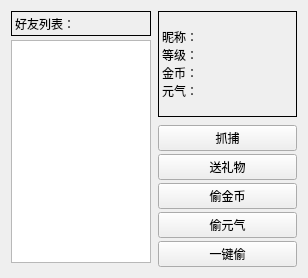
<?xml version="1.0" encoding="UTF-8"?>
<ui version="4.0">
 <class>friend_2</class>
 <widget class="QWidget" name="friend_2">
  <property name="geometry">
   <rect>
    <x>0</x>
    <y>0</y>
    <width>308</width>
    <height>278</height>
   </rect>
  </property>
  <property name="minimumSize">
   <size>
    <width>0</width>
    <height>256</height>
   </size>
  </property>
  <property name="maximumSize">
   <size>
    <width>320</width>
    <height>290</height>
   </size>
  </property>
  <property name="windowTitle">
   <string>好友互动</string>
  </property>
  <layout class="QGridLayout" name="gridLayout" rowstretch="1,9,0" columnstretch="1,1">
   <property name="horizontalSpacing">
    <number>7</number>
   </property>
   <property name="verticalSpacing">
    <number>4</number>
   </property>
   <item row="1" column="0">
    <widget class="QListWidget" name="listWidget_friends">
     <property name="horizontalScrollBarPolicy">
      <enum>Qt::ScrollBarAlwaysOff</enum>
     </property>
    </widget>
   </item>
   <item row="0" column="1" rowspan="3">
    <layout class="QVBoxLayout" name="verticalLayout_2" stretch="0,0">
     <property name="spacing">
      <number>8</number>
     </property>
     <item>
      <widget class="QLabel" name="label_info">
       <property name="minimumSize">
        <size>
         <width>122</width>
         <height>0</height>
        </size>
       </property>
       <property name="maximumSize">
        <size>
         <width>16777215</width>
         <height>16777215</height>
        </size>
       </property>
       <property name="styleSheet">
        <string notr="true">border-color: rgb(0, 0, 0);
border-width: 1px;
border-style: solid;</string>
       </property>
       <property name="text">
        <string>&lt;p style=&quot; margin-top:0px; margin-bottom:0px; margin-left:0px; margin-right:0px; -qt-block-indent:0; text-indent:0px;&quot;&gt;&lt;span style=&quot; font-family:'SimSun';&quot;&gt;昵称：&lt;/span&gt;&lt;/p&gt;&lt;/body&gt;&lt;/html&gt;
&lt;p style=&quot; margin-top:0px; margin-bottom:0px; margin-left:0px; margin-right:0px; -qt-block-indent:0; text-indent:0px;&quot;&gt;&lt;span style=&quot; font-family:'SimSun';&quot;&gt;等级：&lt;/span&gt;&lt;/p&gt;&lt;/body&gt;&lt;/html&gt;
&lt;p style=&quot; margin-top:0px; margin-bottom:0px; margin-left:0px; margin-right:0px; -qt-block-indent:0; text-indent:0px;&quot;&gt;&lt;span style=&quot; font-family:'SimSun';&quot;&gt;金币：&lt;/span&gt;&lt;/p&gt;&lt;/body&gt;&lt;/html&gt;
&lt;p style=&quot; margin-top:0px; margin-bottom:0px; margin-left:0px; margin-right:0px; -qt-block-indent:0; text-indent:0px;&quot;&gt;&lt;span style=&quot; font-family:'SimSun';&quot;&gt;元气：&lt;/span&gt;&lt;/p&gt;&lt;/body&gt;&lt;/html&gt;</string>
       </property>
       <property name="wordWrap">
        <bool>true</bool>
       </property>
      </widget>
     </item>
     <item>
      <layout class="QVBoxLayout" name="verticalLayout">
       <property name="spacing">
        <number>3</number>
       </property>
       <item>
        <widget class="QPushButton" name="pushButton_captures">
         <property name="maximumSize">
          <size>
           <width>16777215</width>
           <height>28</height>
          </size>
         </property>
         <property name="text">
          <string>抓捕</string>
         </property>
        </widget>
       </item>
       <item>
        <widget class="QPushButton" name="pushButton_sendGifts">
         <property name="maximumSize">
          <size>
           <width>16777215</width>
           <height>28</height>
          </size>
         </property>
         <property name="text">
          <string>送礼物</string>
         </property>
        </widget>
       </item>
       <item>
        <widget class="QPushButton" name="pushButton_stealCoins">
         <property name="maximumSize">
          <size>
           <width>16777215</width>
           <height>28</height>
          </size>
         </property>
         <property name="text">
          <string>偷金币</string>
         </property>
        </widget>
       </item>
       <item>
        <widget class="QPushButton" name="pushButton_stealVigours">
         <property name="maximumSize">
          <size>
           <width>16777215</width>
           <height>28</height>
          </size>
         </property>
         <property name="text">
          <string>偷元气</string>
         </property>
        </widget>
       </item>
       <item>
        <widget class="QPushButton" name="pushButton_boss">
         <property name="maximumSize">
          <size>
           <width>16777215</width>
           <height>28</height>
          </size>
         </property>
         <property name="toolTip">
          <string>&lt;html&gt;&lt;head/&gt;&lt;body&gt;&lt;p&gt;遍历所有好友偷取金币、元气&lt;/p&gt;&lt;/body&gt;&lt;/html&gt;</string>
         </property>
         <property name="text">
          <string>一键偷</string>
         </property>
        </widget>
       </item>
      </layout>
     </item>
    </layout>
   </item>
   <item row="0" column="0">
    <widget class="QLabel" name="label">
     <property name="styleSheet">
      <string notr="true">border-color: rgb(0, 0, 0);
border-width: 1px;
border-style: solid;</string>
     </property>
     <property name="text">
      <string>好友列表：</string>
     </property>
    </widget>
   </item>
  </layout>
 </widget>
 <resources/>
 <connections/>
</ui>
